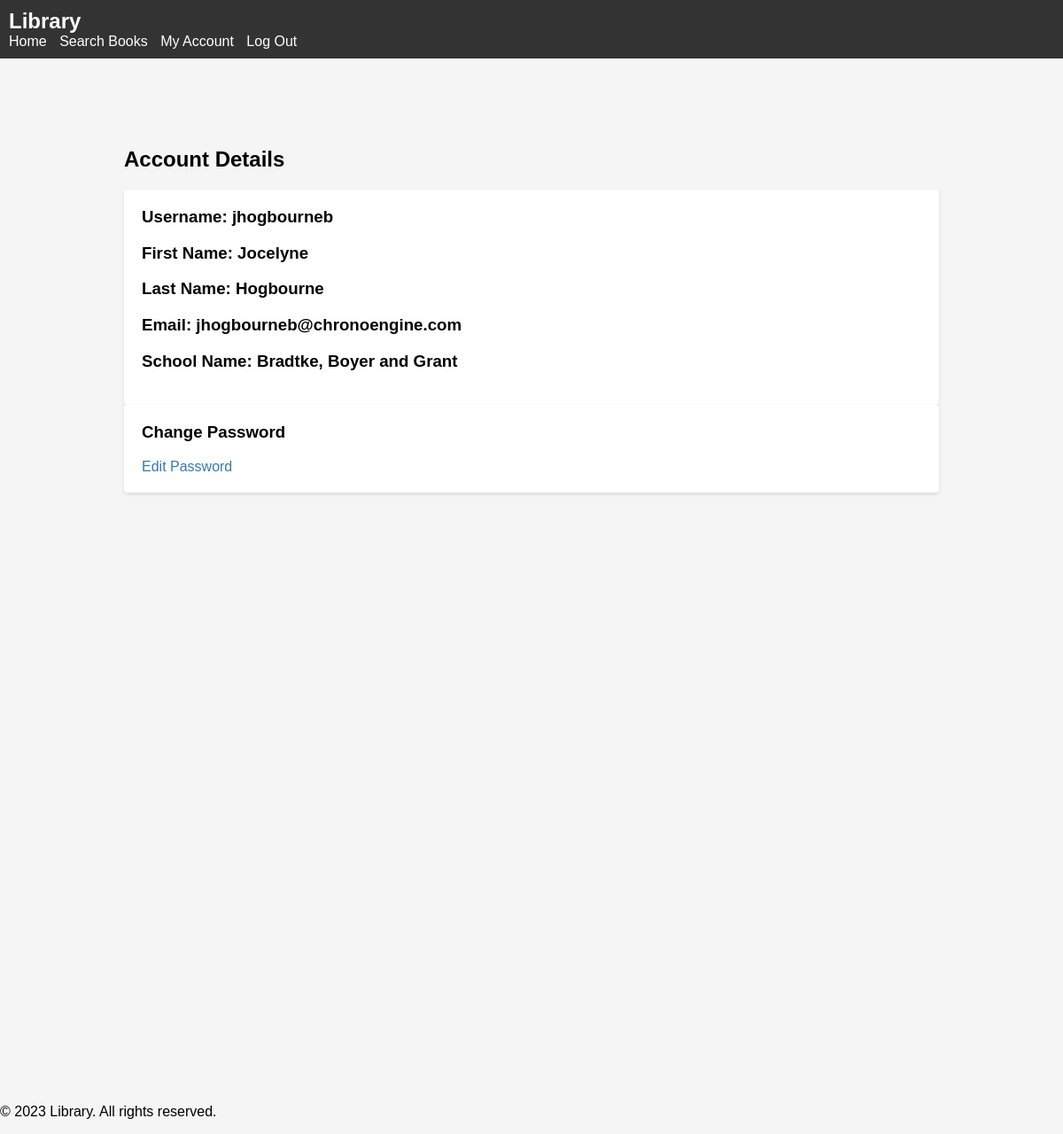
The page /website/view_account.php (signed in) on the database its author committed.
### tables this page shows
CREATE TABLE IF NOT EXISTS Users (
    User_ID INT UNSIGNED NOT NULL AUTO_INCREMENT,
    username VARCHAR(20) NOT NULL UNIQUE,
user_password VARCHAR(255) NOT NULL,
Email VARCHAR(255)  NOT NULL,
first_name  VARCHAR(45) NOT NULL,
    last_name VARCHAR(45) NOT NULL,
approved INT NOT NULL DEFAULT 0 CHECK (approved IN (0, 1, 2)),
PRIMARY KEY (User_ID),
    CONSTRAINT unique_email UNIQUE (Email)
);

CREATE TABLE IF NOT EXISTS School_Unit (
School_ID INT UNSIGNED AUTO_INCREMENT,
School_name VARCHAR(255) NOT NULL UNIQUE,
address VARCHAR(100) NOT NULL,
City VARCHAR(100) NOT NULL,
Telephone VARCHAR(50) NOT NULL,
email VARCHAR(255) NOT NULL,
principal_fullname  VARCHAR(50) NOT NULL,
Admin_ID INT UNSIGNED NOT NULL,
PRIMARY KEY (School_ID) ,
CONSTRAINT fk_register_admin_ID
    FOREIGN KEY (Admin_ID)
    REFERENCES administrator (Admin_ID) 
    ON DELETE RESTRICT
    ON UPDATE CASCADE);

### website/view_account.php (the view, shortened to what this page needs)
<?php
include('connect.php');
$username = $_SESSION['username'];
$userID = $_SESSION['User_ID'];
$managerQuery = "SELECT * FROM school_unit_manager WHERE User_ID = '{$userID}'";
$managerResult = mysqli_query($conn, $managerQuery);
$isManager = mysqli_num_rows($managerResult) > 0;
$ADMINQuery = "SELECT * FROM administrator WHERE User_ID = '{$userID}'";
$ADMINResult = mysqli_query($conn, $ADMINQuery);
$isAdmin = mysqli_num_rows($ADMINResult) > 0;
$SPuserDetailsQuery = "SELECT users.first_name, users.last_name, school_unit.School_Name,users.Email
                    FROM users
                    INNER JOIN students_professors ON users.User_ID = students_professors.User_ID
                    INNER JOIN school_unit ON school_unit.School_ID = students_professors.School_ID
                    WHERE users.User_ID = '{$userID}'";
$SPuserDetailsResult = mysqli_query($conn, $SPuserDetailsQuery);
$SPuserDetails = mysqli_fetch_assoc($SPuserDetailsResult );
$ADMINuserDetailsQuery = "SELECT users.first_name, users.last_name, users.Email
                    FROM users
                    WHERE users.User_ID = '{$userID}'";
$ADMINuserDetailsResult = mysqli_query($conn, $ADMINuserDetailsQuery);
$ADMINuserDetails = mysqli_fetch_assoc($ADMINuserDetailsResult);
?>
<!DOCTYPE html>
<html lang="en">
<head>
  <link rel="stylesheet" type="text/css" href="user_dash.css">
  </head>
<body>
<header>
  <div class="logo">Library</div>
  <nav>
  <ul>
        <?php if (!$isManager && !$isAdmin) { ?>
          <li><a href="user_dashboard.php">Home</a></li>
        <?php } elseif(!$isAdmin) { ?>
          <li><a href="operator_manager_dashboard.php">Home</a></li>
        <?php } else { ?>
          <li><a href="admin_dashboard.php">Home</a></li>
          <?php } ?>
        <?php if (!$isManager && !$isAdmin) { ?>
          <li><a href="search_book.php">Search Books</a></li>
        <?php } ?>
      <li><a href="view_account.php">My Account</a></li>
      <li><a href="?logout">Log Out</a></li>
    </ul>
  </nav>
</header>
<section class="main-content">
  <div class="container">
    <h2>Account Details</h2>
    <div class="account-details">
      <div class="card">
        <h3>Username: <?php echo $username; ?></h3>
        <?php if (!$isManager && !$isAdmin) { ?>
          <h3>First Name: <?php echo $SPuserDetails['first_name']; ?></h3>
          <h3>Last Name: <?php echo $SPuserDetails['last_name']; ?></h3>
          <h3>Email: <?php echo $SPuserDetails['Email']; ?></h3>
          <h3>School Name: <?php echo $SPuserDetails['School_Name']; ?></h3>
        <?php } else { ?>
          <h3>First Name: <?php echo $ADMINuserDetails['first_name']; ?></h3>
          <h3>Last Name: <?php echo $ADMINuserDetails['last_name']; ?></h3>
          <h3>Email: <?php echo $ADMINuserDetails['Email']; ?></h3>
        <?php } ?>
      </div>
      <div class="card">
        <h3>Change Password</h3>
        <a href="change_password.php">Edit Password</a>
      </div>
    </div>
  </div>
</section>
<footer>
  <p>&copy; 2023 Library. All rights reserved.</p>
</footer>
</body>
</html>

### website/user_dash.css (style rules this page uses)
body { font-family: Arial, sans-serif; margin: 0; padding: 0; background-color: #f5f5f5; }
.container { max-width: 1200px; margin: 0 auto; padding: 20px; }
a { text-decoration: none; color: #337ab7; }
header { background-color: #333; color: #fff; padding: 10px; }
.logo { font-size: 24px; font-weight: bold; }
nav ul { list-style-type: none; padding: 0; margin: 0; }
nav ul li { display: inline; margin-right: 10px; }
nav ul li a { color: #fff; }
.main-content { margin: 40px auto 0; max-width: 960px; background-color: #f5f5f5; padding: 20px ; }
.card { background-color: #fff; padding: 20px; box-shadow: 0 2px 4px rgba(0, 0, 0, 0.1); border-radius: 4px; }
.card h3 { margin-top: 0; }

### website/view_account.php (style rules this page uses)
footer { text-align: left; margin-top: 650px; }

### rows shown on the page
users: first_name "Jocelyne", last_name "Hogbourne", Email "jhogbourneb@chronoengine.com", school_unit.School_name "Bradtke, Boyer and Grant"

### other values the page prints
$username "jhogbourneb"
